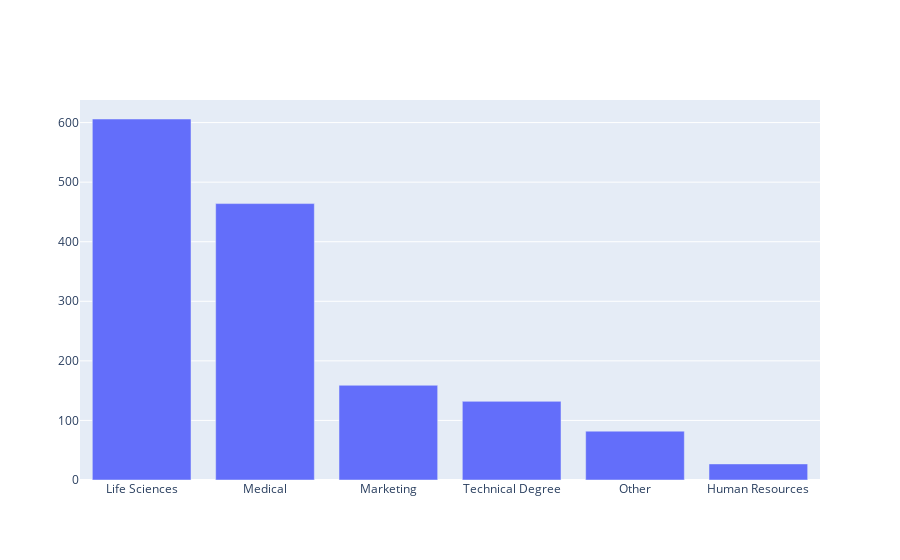

This figure's notebook cell:
### Code cell
plot_cat(df.EducationField.name)

### Figure 1 — Plotly figure (JSON) as saved in the notebook; plotly's stock layout.template omitted (floating-point values rounded to 4 significant figures)
{"data": [{"type": "bar", "x": ["Life Sciences", "Medical", "Marketing", "Technical Degree", "Other", "Human Resources"], "y": [606, 464, 159, 132, 82, 27]}], "layout": {}}
